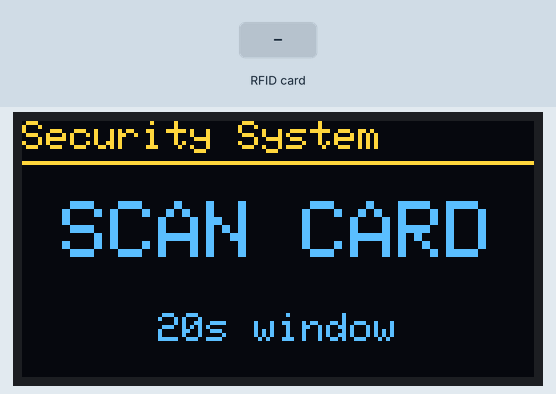
This sketch was run on a simulated ESP32. Parts: 128×64 one-colour display. Wiring (inferred from the names in the program): IR receiver: data GPIO 4. The test bench sets the inputs (shaded band). The OLED is the two-colour kind (top 16 rows yellow); WiFi joins after 1.5 s; servers stay silent unless stated; the camera gives no picture; what the sketch prints to the serial monitor is not drawn.

Above: at 1.9 s.
2.0 s: RFID card 5E 7A 19 C4 held to the reader
At 2.5 s:
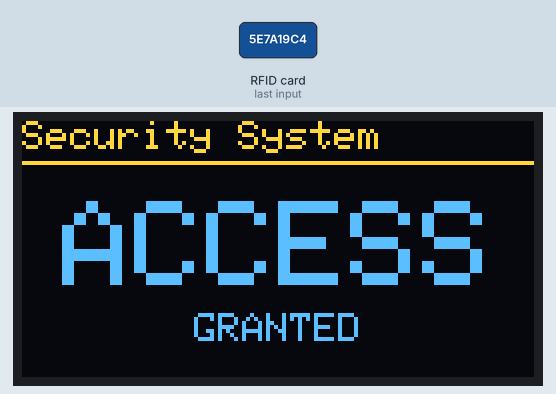
At 6.2 s:
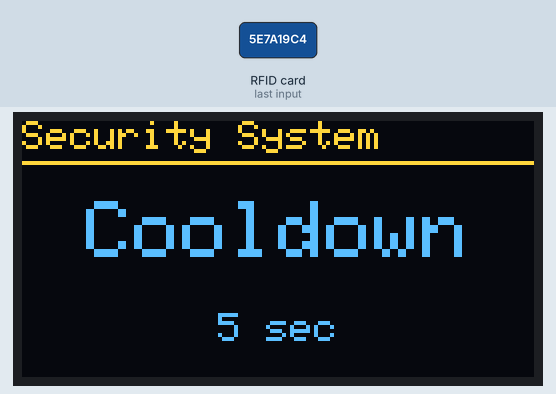
Timing chart, 0 to 7.7 s (numbered marks = the images above; inputs shaded):
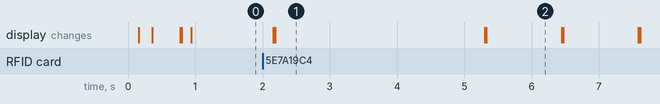

Measured:
- after the input at 2.0 s, the display: first differs from a run without the input after 0.19 s (image 1)
- what the display in image 1 shows lasts 3.1 s, from 2.2 s to 5.3 s
- what the display in image 2 shows lasts 1.1 s, from 5.3 s to 6.4 s

The sketch:

device.ino
```cpp
#include <SPI.h>
#include <Wire.h>
#include <MFRC522.h>
#include <Adafruit_GFX.h>
#include <Adafruit_SSD1306.h>
#include "esp_camera.h"
#include <WiFi.h>
#include "soc/soc.h"
#include "soc/rtc_cntl_reg.h"

// ============================================================
// 1. CONFIGURATION
// ============================================================
const char* ssid     = "YOUR_WIFI_SSID";         // CHANGE THIS
const char* password = "YOUR_WIFI_PASSWORD";     // CHANGE THIS

// Shared pins between I2C (OLED) and SPI (RC522)
#define SHARED_SDA     14   // OLED SDA + RC522 SCK
#define SHARED_SCL     15   // OLED SCL + RC522 MOSI

// RC522 Pins
#define RC522_SS       13
#define RC522_RST      2
#define RC522_MISO     12

// Sensors
#define IR_SENSOR_PIN  4

// Timing
#define RFID_TIMEOUT      20000   // 20 seconds to scan card
#define CAMERA_TIMEOUT    30000   // 30s face recog window
#define COOLDOWN_SECONDS  5

// OLED
#define SCREEN_WIDTH  128
#define SCREEN_HEIGHT 64
#define OLED_ADDR     0x3C
Adafruit_SSD1306 display(SCREEN_WIDTH, SCREEN_HEIGHT, &Wire, -1);

// RC522
MFRC522 mfrc522(RC522_SS, RC522_RST);

// Camera config (AI-Thinker ESP32-CAM)
#define PWDN_GPIO_NUM     32
#define RESET_GPIO_NUM    -1
#define XCLK_GPIO_NUM      0
#define SIOD_GPIO_NUM     26
#define SIOC_GPIO_NUM     27
#define Y9_GPIO_NUM       35
#define Y8_GPIO_NUM       34
#define Y7_GPIO_NUM       39
#define Y6_GPIO_NUM       36
#define Y5_GPIO_NUM       21
#define Y4_GPIO_NUM       19
#define Y3_GPIO_NUM       18
#define Y2_GPIO_NUM        5
#define VSYNC_GPIO_NUM    25
#define HREF_GPIO_NUM     23
#define PCLK_GPIO_NUM     22

// ============================================================
// BULLETPROOF BUS MULTIPLEXING (THE REAL FIX)
// ============================================================

void enableSPI() {
  Wire.end();                                      // Kill I2C
  SPI.end();                                       // Make sure SPI is clean

  pinMode(SHARED_SDA, OUTPUT);
  pinMode(SHARED_SCL, OUTPUT);
  digitalWrite(SHARED_SDA, LOW);
  digitalWrite(SHARED_SCL, LOW);

  SPI.begin(SHARED_SDA, RC522_MISO, SHARED_SCL, RC522_SS); // SCK, MISO, MOSI, SS
  pinMode(RC522_SS, OUTPUT);
  digitalWrite(RC522_SS, LOW);                     // Select RC522
  mfrc522.PCD_Init();                              // Re-init after bus switch
}

void enableI2C() {
  SPI.end();                                       // Kill SPI completely

  // Deselect RC522 so it ignores I2C traffic
  pinMode(RC522_SS, OUTPUT);
  digitalWrite(RC522_SS, HIGH);

  // Release pins and add strong pull-ups
  pinMode(SHARED_SDA, INPUT_PULLUP);
  pinMode(SHARED_SCL, INPUT_PULLUP);
  delay(10);

  // Aggressive I2C bus recovery (fixes stuck SDA/SCL)
  pinMode(SHARED_SCL, OUTPUT);
  digitalWrite(SHARED_SCL, HIGH);
  pinMode(SHARED_SDA, OUTPUT);

  for (int i = 0; i < 9; i++) {
    digitalWrite(SHARED_SCL, LOW);
    delayMicroseconds(5);
    digitalWrite(SHARED_SCL, HIGH);
    delayMicroseconds(5);
  }

  // Generate STOP condition
  digitalWrite(SHARED_SDA, LOW);
  delayMicroseconds(5);
  digitalWrite(SHARED_SCL, LOW);
  delayMicroseconds(5);
  digitalWrite(SHARED_SCL, HIGH);
  delayMicroseconds(5);
  digitalWrite(SHARED_SDA, HIGH);

  // Return to proper I2C mode
  pinMode(SHARED_SDA, INPUT_PULLUP);
  pinMode(SHARED_SCL, INPUT_PULLUP);

  Wire.begin(SHARED_SDA, SHARED_SCL);              // SDA, SCL
  Wire.setClock(100000);                           // 100kHz = stable

  // Re-initialize OLED — THIS IS MANDATORY after SPI abuse
  delay(50);
  if (!display.begin(SSD1306_SWITCHCAPVCC, OLED_ADDR)) {
    Serial.println(F("SSD1306 init failed! Retrying..."));
    delay(100);
    display.begin(SSD1306_SWITCHCAPVCC, OLED_ADDR);
  }
  display.clearDisplay();
  display.display();
}

void showMessage(String line1, String line2 = "", int size1 = 2, int size2 = 1) {
  enableI2C();                                     // Always safe switch to OLED

  display.clearDisplay();
  display.setTextColor(SSD1306_WHITE);

  // Title
  display.setTextSize(1);
  display.setCursor(0, 0);
  display.println(F("Security System"));
  display.drawLine(0, 10, 127, 10, SSD1306_WHITE);

  // Main message
  display.setTextSize(size1);
  int16_t x, y;
  uint16_t w, h;
  display.getTextBounds(line1, 0, 0, &x, &y, &w, &h);
  display.setCursor((128 - w) / 2, 20);
  display.println(line1);

  // Sub message
  if (line2 != "") {
    display.setTextSize(size2);
    display.getTextBounds(line2, 0, 0, &x, &y, &w, &h);
    display.setCursor((128 - w) / 2, 48);
    display.println(line2);
  }

  display.display();
}

// ============================================================
// CAMERA & WIFI
// ============================================================
bool initCamera() {
  camera_config_t config;
  config.ledc_channel = LEDC_CHANNEL_0;
  config.ledc_timer = LEDC_TIMER_0;
  config.pin_d0 = Y2_GPIO_NUM;
  config.pin_d1 = Y3_GPIO_NUM;
  config.pin_d2 = Y4_GPIO_NUM;
  config.pin_d3 = Y5_GPIO_NUM;
  config.pin_d4 = Y6_GPIO_NUM;
  config.pin_d5 = Y7_GPIO_NUM;
  config.pin_d6 = Y8_GPIO_NUM;
  config.pin_d7 = Y9_GPIO_NUM;
  config.pin_xclk = XCLK_GPIO_NUM;
  config.pin_pclk = PCLK_GPIO_NUM;
  config.pin_vsync = VSYNC_GPIO_NUM;
  config.pin_href = HREF_GPIO_NUM;
  config.pin_sscb_sda = SIOD_GPIO_NUM;
  config.pin_sscb_scl = SIOC_GPIO_NUM;
  config.pin_pwdn = PWDN_GPIO_NUM;
  config.pin_reset = RESET_GPIO_NUM;
  config.xclk_freq_hz = 20000000;
  config.pixel_format = PIXFORMAT_JPEG;
  config.frame_size = FRAMESIZE_QVGA;
  config.jpeg_quality = 12;
  config.fb_count = 1;

  esp_err_t err = esp_camera_init(&config);
  if (err != ESP_OK) {
    Serial.printf("Camera init failed with error 0x%x\n", err);
    return false;
  }
  return true;
}

void connectWiFi() {
  WiFi.begin(ssid, password);
  int attempts = 0;
  while (WiFi.status() != WL_CONNECTED && attempts < 20) {
    delay(500);
    attempts++;
  }
}

// ============================================================
// SETUP
// ============================================================
void setup() {
  WRITE_PERI_REG(RTC_CNTL_BROWN_OUT_REG, 0); // Disable brownout
  Serial.begin(115200);

  pinMode(IR_SENSOR_PIN, INPUT);

  // Start with clean I2C state
  pinMode(SHARED_SDA, INPUT_PULLUP);
  pinMode(SHARED_SCL, INPUT_PULLUP);
  delay(100);

  // Initialize OLED first
  enableI2C();
  showMessage("Booting...", "System Init", 2, 1);

  // Initialize Camera
  if (!initCamera()) {
    showMessage("CAMERA", "FAILED!", 2);
    while (1) delay(1000);
  }

  showMessage("System Ready", "Waiting motion...", 1);
}

// ============================================================
// MAIN LOOP
// ============================================================
void loop() {
  // Wait for motion
  if (digitalRead(IR_SENSOR_PIN) == LOW) {
    delay(100);
    return;
  }

  Serial.println("Motion detected!");

  // PHASE 1: RFID AUTH
  showMessage("SCAN CARD", "20s window", 2);

  enableSPI();
  bool cardOK = false;
  unsigned long rfidStart = millis();

  while (millis() - rfidStart < RFID_TIMEOUT) {
    if (mfrc522.PICC_IsNewCardPresent() && mfrc522.PICC_ReadCardSerial()) {
      Serial.print("Card UID: ");
      for (byte i = 0; i < mfrc522.uid.size; i++) {
        Serial.print(mfrc522.uid.uidByte[i] < 0x10 ? " 0" : " ");
        Serial.print(mfrc522.uid.uidByte[i], HEX);
      }
      Serial.println();
      cardOK = true;
      mfrc522.PICC_HaltA();
      mfrc522.PCD_StopCrypto1();
      break;
    }
    delay(50);
  }

  if (cardOK) {
    showMessage("ACCESS", "GRANTED", 3);
    delay(3000);
  } else {
    // PHASE 2: FACE RECOGNITION (Camera + WiFi)
    showMessage("Face Auth", "Connecting...", 1);

    SPI.end(); // Make sure SPI is dead
    connectWiFi();

    if (WiFi.status() == WL_CONNECTED) {
      showMessage("Capturing", WiFi.localIP().toString(), 1);
      delay(CAMERA_TIMEOUT); // Replace with real capture/upload later
      showMessage("SUCCESS", "Face Verified", 2);
      delay(3000);
    } else {
      showMessage("NO WIFI", "Failed", 2);
      delay(3000);
    }
    WiFi.disconnect(true);
    WiFi.mode(WIFI_OFF);
  }

  // COOLDOWN
  for (int i = COOLDOWN_SECONDS; i > 0; i--) {
    showMessage("Cooldown", String(i) + " sec", 2);
    delay(1000);
  }

  showMessage("System Idle", "Waiting motion...", 1);
  delay(1000);
}
```
